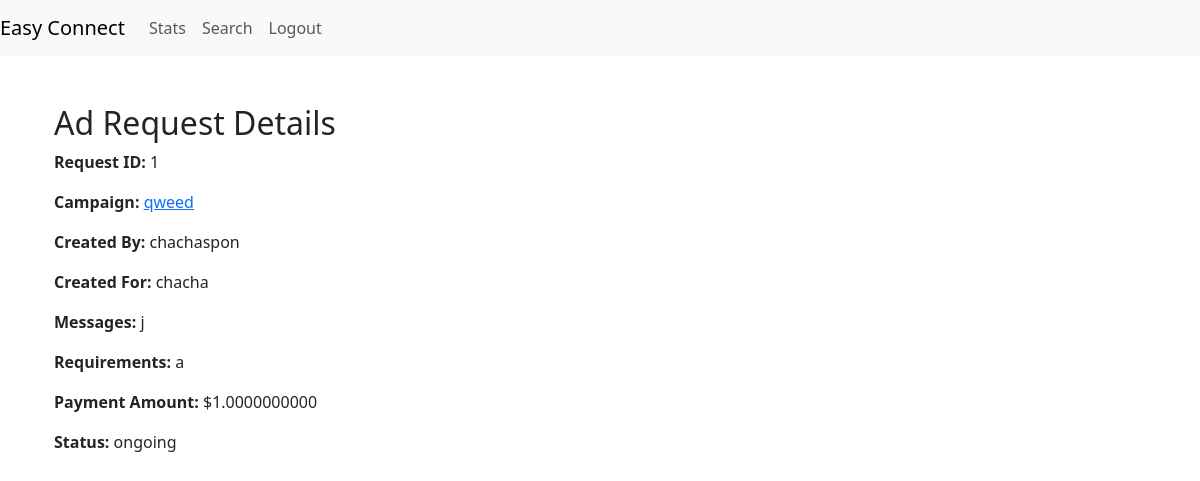
Before: /ad_request/1 (signed in) with the older database file.
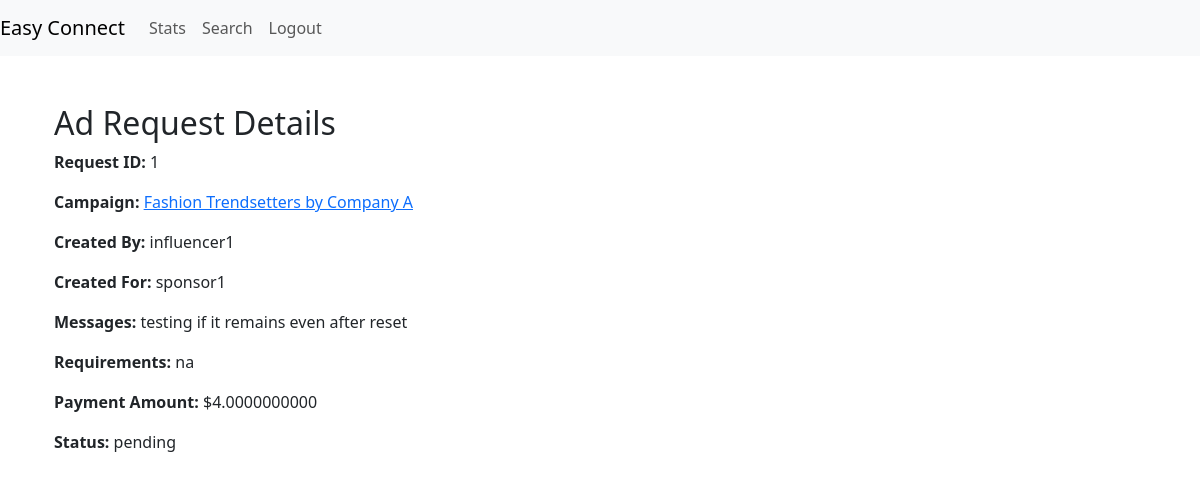
After: the same page with the newer database file.
### models.py (models this page shows)
class Campaign(db.Model):
    __tablename__ = 'campaign'
    campaign_id = db.Column(db.Integer, primary_key=True, autoincrement=True)
    sponsor_id = db.Column(db.Integer, db.ForeignKey('sponsors.sponsor_id'), nullable=False)
    name = db.Column(db.String(32),unique=True, nullable=False)
    description = db.Column(db.String(128))
    start_date = db.Column(db.Date)
    end_date = db.Column(db.Date)
    budget = db.Column(db.Float(10, 2), nullable=False)
    visibility = db.Column(Enum('private', 'public', name='visibility_types'), default='public', nullable=False)
    goals = db.Column(db.String(128))
    niche = db.Column(db.String(32),nullable=False)
    campaign_status = db.Column(Enum('ongoing', 'flagged', 'deleted', 'completed' ,name='campaign_status_types'), default='ongoing', nullable=False)
    sponsor = db.relationship('Sponsor', backref=db.backref('campaigns', lazy=True))

class User(db.Model):
    __tablename__ = 'user'
    id = db.Column(db.Integer, primary_key=True, autoincrement=True)
    role_id = db.Column(db.Integer, db.ForeignKey('user_role.role_id'), nullable=False)
    username = db.Column(db.String(32), nullable=False, unique=True)
    email_id = db.Column(db.String(64), unique=True, nullable=False)
    password = db.Column(db.String(64), nullable=False)
    is_flagged = db.Column(db.Boolean ,default=False)
    role = db.relationship('UserRole', backref=db.backref('users', lazy=True))

class AdRequest(db.Model):
    __tablename__ = 'ad_request'
    ad_request_id = db.Column(db.Integer, primary_key=True, autoincrement=True)
    campaign_id = db.Column(db.Integer, db.ForeignKey('campaign.campaign_id'), nullable=False)
    created_by = db.Column(db.Integer, db.ForeignKey('user.id'), nullable=False)
    created_for = db.Column(db.Integer, db.ForeignKey('user.id'), nullable=False)
    messages = db.Column(db.String(64))
    requirements = db.Column(db.String(128))
    payment_amount = db.Column(db.Float(10, 2))
    status = db.Column(Enum('ongoing', 'pending', 'flagged', 'deleted', 'completed', 'rejected' ,name='ad_request_status_types'), default='pending', nullable=False)
    campaign = db.relationship('Campaign', backref=db.backref('ad_requests', lazy=True))
    creator = db.relationship('User', foreign_keys=[created_by], backref=db.backref('created_ad_requests', lazy=True))
    recipient = db.relationship('User', foreign_keys=[created_for], backref=db.backref('received_ad_requests', lazy=True))

### routes.py (the view)
@app.route('/ad_request/<int:request_id>', methods=['GET'])
@auth_rep
def ad_request_details(request_id):
    ad_request = AdRequest.query.get_or_404(request_id)
    return render_template('ad_request_details.html', ad_request=ad_request)

### routes.py (called while the page is built)
def auth_rep(func):
    @wraps(func)
    def inner(*args,**kwargs):
        if 'user_id' in session:
            user = User.query.get(session['user_id'])
            if user.is_flagged:
                flash('Your account is flagged and cannot perform this action.', 'error')
                return redirect(url_for('login'))
            return func(*args,**kwargs)
        else:
            flash('You are not logged in,Please login to proceed','error')
            return redirect(url_for('login'))
    return inner

### templates/ad_request_details.html (shortened to what this page needs)
{% extends 'layout.html' %}
{% block content %}
<div class="container">
    <h2>Ad Request Details</h2>
    <div class="row">
        <div class="col-md-6">
            <p><strong>Request ID:</strong> {{ ad_request.ad_request_id }}</p>
            <p><strong>Campaign:</strong> <a href="{{ url_for('campaign_details', campaign_id=ad_request.campaign.campaign_id) }}">{{ ad_request.campaign.name }}</a></p>
            <p><strong>Created By:</strong> {{ ad_request.creator.username }}</p>
            <p><strong>Created For:</strong> {{ ad_request.recipient.username }}</p>
            <p><strong>Messages:</strong> {{ ad_request.messages }}</p>
            <p><strong>Requirements:</strong> {{ ad_request.requirements }}</p>
            <p><strong>Payment Amount:</strong> ${{ ad_request.payment_amount }}</p>
            <p><strong>Status:</strong> {{ ad_request.status }}</p>
        </div>
        <div class="col-md-6">
        </div>
    </div>
</div>
{% endblock %}

Changed rows visible on the page:
no longer on this page (row edited): User: creator.username "chachaspon"
changed AdRequest id 1: messages "j" → "testing if it remains even after reset"; requirements "a" → "na"; payment_amount "1.0000000000" → "4.0000000000"; status "ongoing" → "pending"
changed Campaign: campaign.name "qweed" → "Fashion Trendsetters by Company A"
added User: creator.username "influencer1"
changed User: recipient.username "chacha" → "sponsor1"
